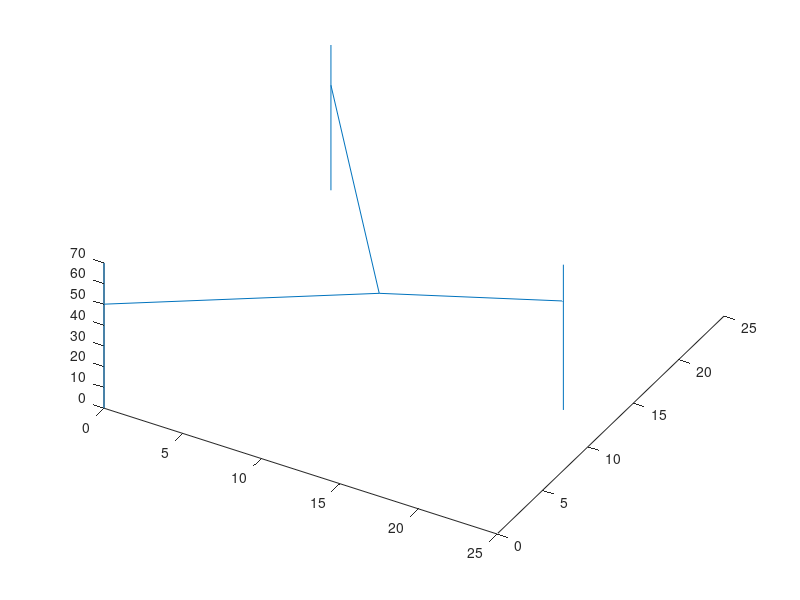

This chart was generated by the following MATLAB code: (Note: this script raises an error after producing the figure.)
r=30;
x1=0;
x2=0;
x3=22;
y1=0;
y2=25;
y3=12.5;

kolumna1=line([0,0],[0,0],[0,70]); 
kolumna2=line([0,0],[25,25],[0,70]);
kolumna3=line([22,22],[12.5,12.5],[0,70]); 
view(30,60)

xc=10;
yc=13;
zc=25;

z1=zc+sqrt(r^2-(x1-xc)^2-(y1-yc)^2);
z2=zc+sqrt(r^2-(x2-xc)^2-(y2-yc)^2);
z3=zc+sqrt(r^2-(x3-xc)^2-(y3-yc)^2);

ramie2=line([x2,xc],[y2,yc],[z2,zc]);
ramie1=line([x1,xc],[y1,yc],[z1,zc]);
ramie3=line([x3,xc],[y3,yc],[z3,zc]);

for t=0:0.1:6.2832
    xc=10+10*sin(t);%zakres od 9 do 11
    yc=13+10*cos(t);%zakres od 12 do 14
    zc=25;%bez zmian, bo robimy kolo poziomo
    z1=zc+sqrt(r^2-(x1-xc)^2-(y1-yc)^2);
    z2=zc+sqrt(r^2-(x2-xc)^2-(y2-yc)^2);
    z3=zc+sqrt(r^2-(x3-xc)^2-(y3-yc)^2);
    
    if(t>0)
        kroki1=round(200*(z1-stare1));
        kroki2=round(200*(z2-stare2));
        kroki3=round(200*(z3-stare3));
        [kroki1 kroki2 kroki3]
        fprintf(s, 'x %d y %d z %d\n',[kroki1, kroki2, kroki3]);
    while(s.BytesAvailable == 0)%zastepuje pause()(czeka na cokolwiek w buforze) 
    end
    while(s.BytesAvailable>0)%czyta wszystko z bufora
        fscanf(s);
    end
    
    end
    drawnow
    ramie1.XData=[x1 xc];
    ramie1.YData=[y1 yc];
    ramie1.ZData=[z1 zc];
    ramie2.XData=[x2 xc];
    ramie2.YData=[y2 yc];
    ramie2.ZData=[z2 zc];
    ramie3.XData=[x3 xc];
    ramie3.YData=[y3 yc];
    ramie3.ZData=[z3 zc];
    
    stare1=z1;
    stare2=z2;
    stare3=z3;
    
end